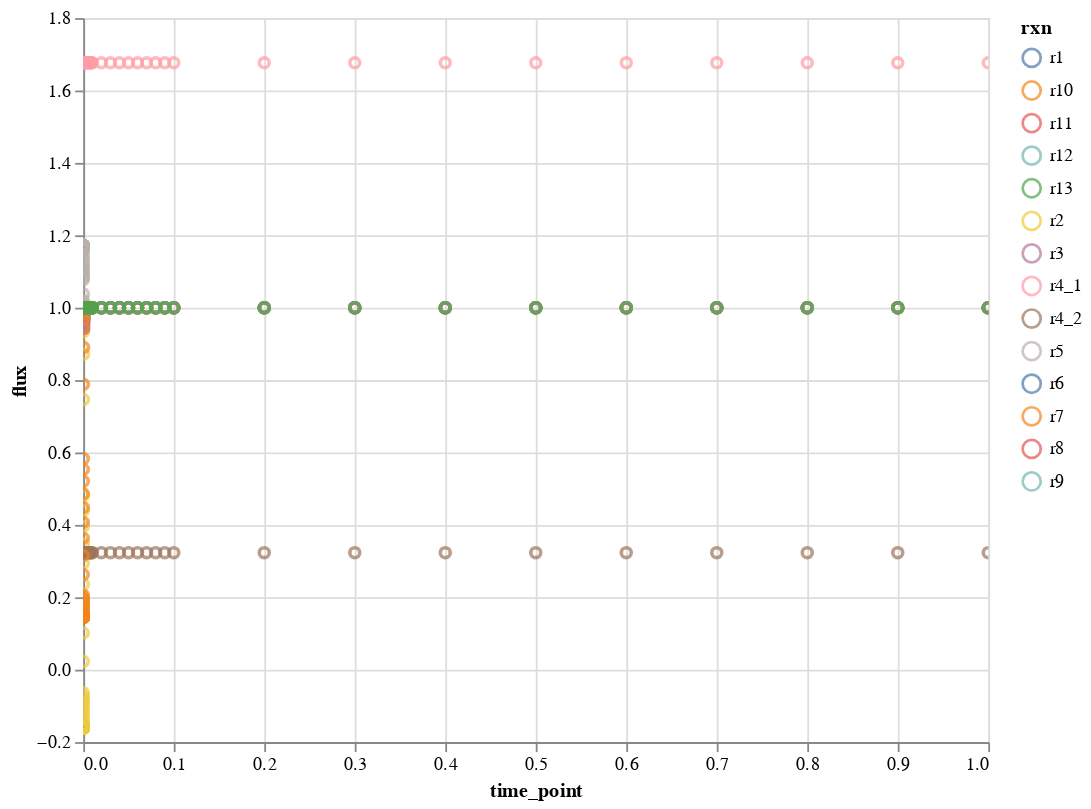

Notebook code cell kept with this figure:
### Code cell
plot_model_interactive(flux, flux_interp, model_i=2, quant_type='flux',
                       selected_data=rxn_names, x_scale='linear',
                       y_scale='linear', x_lim=[0,1], y_lim=None)

### Figure 1 — Vega-Lite specification as saved in the notebook (floating-point values rounded to 4 significant figures; data arrays with more than 128 entries replaced by an {"elided": "..."} marker saying what was removed)
{"config": {"view": {"continuousWidth": 400, "continuousHeight": 300}}, "data": {"name": "data-e03676814538eeb3d6a3bf4d8f9688ab"}, "mark": "point", "encoding": {"color": {"type": "nominal", "field": "rxn"}, "tooltip": [{"type": "nominal", "field": "rxn"}, {"type": "quantitative", "field": "flux"}], "x": {"type": "quantitative", "field": "time_point", "scale": {"domain": [0, 1], "type": "linear"}}, "y": {"type": "quantitative", "field": "flux", "scale": {"type": "linear"}}}, "height": 400, "selection": {"selector002": {"type": "interval", "bind": "scales", "encodings": ["x", "y"]}}, "width": 500, "$schema": "https://vega.github.io/schema/vega-lite/v4.8.1.json", "datasets": {"data-e03676814538eeb3d6a3bf4d8f9688ab": {"elided": "1162 records"}}}
